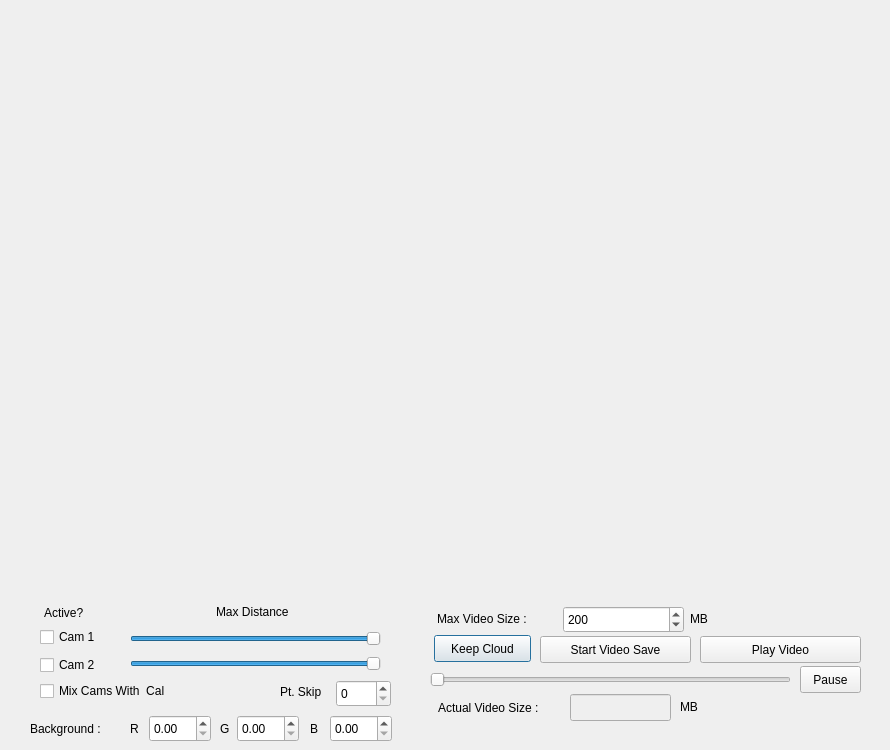
<?xml version="1.0" encoding="UTF-8"?>
<ui version="4.0">
 <class>multi3dviewer</class>
 <widget class="QDialog" name="multi3dviewer">
  <property name="geometry">
   <rect>
    <x>0</x>
    <y>0</y>
    <width>890</width>
    <height>750</height>
   </rect>
  </property>
  <property name="windowTitle">
   <string>Multi Cam 3D Viewer</string>
  </property>
  <widget class="glwidgetcloud" name="viewer" native="true">
   <property name="geometry">
    <rect>
     <x>30</x>
     <y>20</y>
     <width>831</width>
     <height>581</height>
    </rect>
   </property>
  </widget>
  <widget class="QCheckBox" name="viewCam1">
   <property name="geometry">
    <rect>
     <x>40</x>
     <y>626</y>
     <width>71</width>
     <height>22</height>
    </rect>
   </property>
   <property name="text">
    <string>Cam 1</string>
   </property>
  </widget>
  <widget class="QCheckBox" name="viewCam2">
   <property name="geometry">
    <rect>
     <x>40</x>
     <y>654</y>
     <width>95</width>
     <height>22</height>
    </rect>
   </property>
   <property name="text">
    <string>Cam 2</string>
   </property>
  </widget>
  <widget class="QCheckBox" name="doRemap">
   <property name="geometry">
    <rect>
     <x>40</x>
     <y>680</y>
     <width>151</width>
     <height>22</height>
    </rect>
   </property>
   <property name="text">
    <string>Mix Cams With  Cal</string>
   </property>
  </widget>
  <widget class="QPushButton" name="keppCloud">
   <property name="geometry">
    <rect>
     <x>434</x>
     <y>635</y>
     <width>97</width>
     <height>27</height>
    </rect>
   </property>
   <property name="text">
    <string>Keep Cloud</string>
   </property>
  </widget>
  <widget class="QPushButton" name="videoRecBut">
   <property name="geometry">
    <rect>
     <x>540</x>
     <y>636</y>
     <width>151</width>
     <height>27</height>
    </rect>
   </property>
   <property name="text">
    <string>Start Video Save</string>
   </property>
  </widget>
  <widget class="QPushButton" name="videoPlay">
   <property name="geometry">
    <rect>
     <x>700</x>
     <y>636</y>
     <width>161</width>
     <height>27</height>
    </rect>
   </property>
   <property name="text">
    <string>Play Video</string>
   </property>
  </widget>
  <widget class="QSlider" name="videoSlider">
   <property name="geometry">
    <rect>
     <x>430</x>
     <y>670</y>
     <width>361</width>
     <height>20</height>
    </rect>
   </property>
   <property name="maximum">
    <number>1</number>
   </property>
   <property name="value">
    <number>0</number>
   </property>
   <property name="orientation">
    <enum>Qt::Horizontal</enum>
   </property>
  </widget>
  <widget class="QPushButton" name="videoControl">
   <property name="enabled">
    <bool>true</bool>
   </property>
   <property name="geometry">
    <rect>
     <x>800</x>
     <y>666</y>
     <width>61</width>
     <height>27</height>
    </rect>
   </property>
   <property name="text">
    <string>Pause</string>
   </property>
  </widget>
  <widget class="QLabel" name="label">
   <property name="geometry">
    <rect>
     <x>44</x>
     <y>604</y>
     <width>67</width>
     <height>17</height>
    </rect>
   </property>
   <property name="text">
    <string>Active?</string>
   </property>
  </widget>
  <widget class="QSlider" name="maxDist1">
   <property name="geometry">
    <rect>
     <x>130</x>
     <y>629</y>
     <width>251</width>
     <height>19</height>
    </rect>
   </property>
   <property name="maximum">
    <number>7000</number>
   </property>
   <property name="singleStep">
    <number>10</number>
   </property>
   <property name="value">
    <number>7000</number>
   </property>
   <property name="orientation">
    <enum>Qt::Horizontal</enum>
   </property>
  </widget>
  <widget class="QSlider" name="maxDist2">
   <property name="geometry">
    <rect>
     <x>130</x>
     <y>654</y>
     <width>251</width>
     <height>19</height>
    </rect>
   </property>
   <property name="maximum">
    <number>7000</number>
   </property>
   <property name="singleStep">
    <number>10</number>
   </property>
   <property name="value">
    <number>7000</number>
   </property>
   <property name="orientation">
    <enum>Qt::Horizontal</enum>
   </property>
  </widget>
  <widget class="QLabel" name="label_2">
   <property name="geometry">
    <rect>
     <x>216</x>
     <y>603</y>
     <width>101</width>
     <height>17</height>
    </rect>
   </property>
   <property name="text">
    <string>Max Distance</string>
   </property>
  </widget>
  <widget class="QLineEdit" name="fiSize">
   <property name="enabled">
    <bool>false</bool>
   </property>
   <property name="geometry">
    <rect>
     <x>570</x>
     <y>694</y>
     <width>101</width>
     <height>27</height>
    </rect>
   </property>
  </widget>
  <widget class="QLabel" name="label_3">
   <property name="geometry">
    <rect>
     <x>437</x>
     <y>610</y>
     <width>121</width>
     <height>17</height>
    </rect>
   </property>
   <property name="text">
    <string>Max Video Size : </string>
   </property>
  </widget>
  <widget class="QSpinBox" name="maxSizeMB">
   <property name="geometry">
    <rect>
     <x>563</x>
     <y>606</y>
     <width>121</width>
     <height>27</height>
    </rect>
   </property>
   <property name="maximum">
    <number>2000</number>
   </property>
   <property name="value">
    <number>200</number>
   </property>
  </widget>
  <widget class="QLabel" name="label_4">
   <property name="geometry">
    <rect>
     <x>690</x>
     <y>610</y>
     <width>67</width>
     <height>17</height>
    </rect>
   </property>
   <property name="text">
    <string>MB</string>
   </property>
  </widget>
  <widget class="QLabel" name="label_5">
   <property name="geometry">
    <rect>
     <x>438</x>
     <y>698</y>
     <width>131</width>
     <height>20</height>
    </rect>
   </property>
   <property name="text">
    <string>Actual Video Size : </string>
   </property>
  </widget>
  <widget class="QLabel" name="label_6">
   <property name="geometry">
    <rect>
     <x>680</x>
     <y>698</y>
     <width>67</width>
     <height>17</height>
    </rect>
   </property>
   <property name="text">
    <string>MB</string>
   </property>
  </widget>
  <widget class="QLabel" name="label_7">
   <property name="geometry">
    <rect>
     <x>30</x>
     <y>720</y>
     <width>101</width>
     <height>17</height>
    </rect>
   </property>
   <property name="text">
    <string>Background :</string>
   </property>
  </widget>
  <widget class="QDoubleSpinBox" name="colR">
   <property name="geometry">
    <rect>
     <x>149</x>
     <y>715</y>
     <width>62</width>
     <height>27</height>
    </rect>
   </property>
   <property name="maximum">
    <double>1.000000000000000</double>
   </property>
   <property name="singleStep">
    <double>0.050000000000000</double>
   </property>
  </widget>
  <widget class="QLabel" name="label_8">
   <property name="geometry">
    <rect>
     <x>130</x>
     <y>720</y>
     <width>21</width>
     <height>17</height>
    </rect>
   </property>
   <property name="text">
    <string>R</string>
   </property>
  </widget>
  <widget class="QLabel" name="label_9">
   <property name="geometry">
    <rect>
     <x>220</x>
     <y>720</y>
     <width>21</width>
     <height>17</height>
    </rect>
   </property>
   <property name="text">
    <string>G</string>
   </property>
  </widget>
  <widget class="QDoubleSpinBox" name="colG">
   <property name="geometry">
    <rect>
     <x>237</x>
     <y>715</y>
     <width>62</width>
     <height>27</height>
    </rect>
   </property>
   <property name="maximum">
    <double>1.000000000000000</double>
   </property>
   <property name="singleStep">
    <double>0.050000000000000</double>
   </property>
  </widget>
  <widget class="QLabel" name="label_10">
   <property name="geometry">
    <rect>
     <x>310</x>
     <y>720</y>
     <width>16</width>
     <height>17</height>
    </rect>
   </property>
   <property name="text">
    <string>B</string>
   </property>
  </widget>
  <widget class="QDoubleSpinBox" name="colB">
   <property name="geometry">
    <rect>
     <x>330</x>
     <y>715</y>
     <width>62</width>
     <height>27</height>
    </rect>
   </property>
   <property name="maximum">
    <double>1.000000000000000</double>
   </property>
   <property name="singleStep">
    <double>0.050000000000000</double>
   </property>
  </widget>
  <widget class="QSpinBox" name="pSkip">
   <property name="geometry">
    <rect>
     <x>336</x>
     <y>680</y>
     <width>55</width>
     <height>27</height>
    </rect>
   </property>
   <property name="maximum">
    <number>100</number>
   </property>
  </widget>
  <widget class="QLabel" name="label_11">
   <property name="geometry">
    <rect>
     <x>280</x>
     <y>683</y>
     <width>67</width>
     <height>17</height>
    </rect>
   </property>
   <property name="text">
    <string>Pt. Skip</string>
   </property>
  </widget>
 </widget>
 <customwidgets>
  <customwidget>
   <class>glwidgetcloud</class>
   <extends>QWidget</extends>
   <header>glwidgetcloud.h</header>
   <container>1</container>
  </customwidget>
 </customwidgets>
 <resources/>
 <connections/>
</ui>
